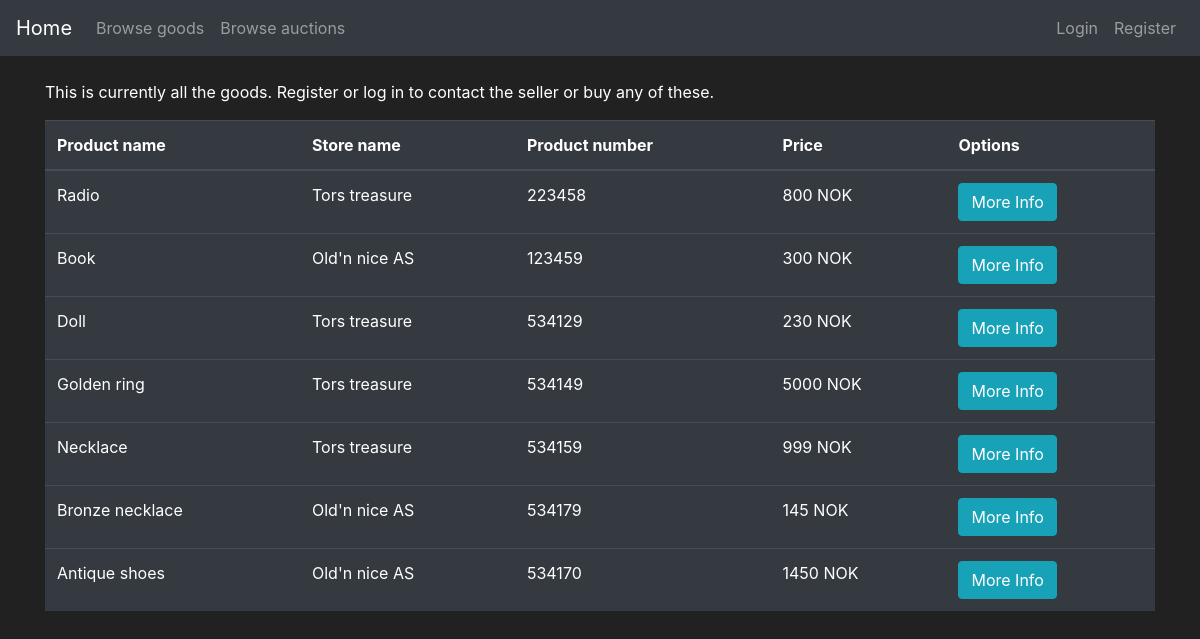
/store, run on an earlier commit of the app's database.
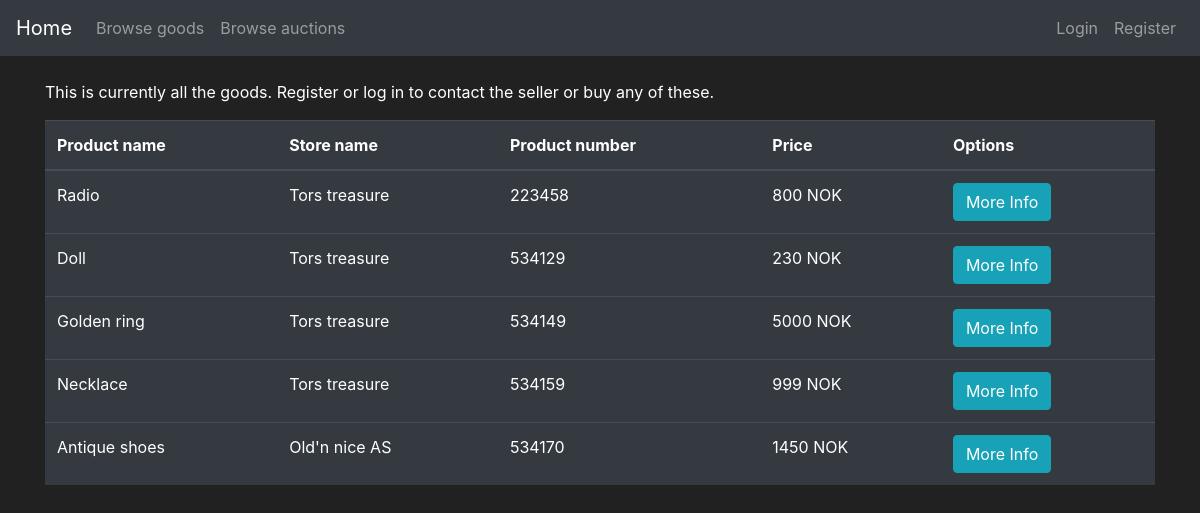
And on a later commit of the database.
### app_flask/models.py (models this page shows, shortened)
class Goods(db.Model):
    id = db.Column(db.Integer, primary_key=True)
    name = db.Column(db.String(30), nullable=False)
    description = db.Column(db.String(70), unique=False, nullable=False)
    price = db.Column(db.Integer, unique=False, nullable=False)
    product_number = db.Column(db.String(length=6), nullable=False, unique=True)
    goods_type = db.Column(db.Boolean(), nullable=False, default=False)
    date_created = db.Column(db.DateTime(), default=datetime.utcnow)
    user_owner = db.Column(db.Integer(), db.ForeignKey('user.id'))
    store_owner = db.Column(db.Integer(), db.ForeignKey('store.id'))

class Store(db.Model):
    id = db.Column(db.Integer(), primary_key=True)
    store_name = db.Column(db.String(length=30), nullable=False, unique=True)
    street_address = db.Column(db.String(length=40), nullable=False)
    street_number = db.Column(db.Integer(), nullable=False)
    postal_code = db.Column(db.Integer(), nullable=False)
    province = db.Column(db.String(length=50), nullable=False)
    store_email = db.Column(db.String(length=50), nullable=False, unique=True)
    store_phone = db.Column(db.Integer(), nullable=False)
    date_created = db.Column(db.DateTime(), default=datetime.utcnow)
    user_owner = db.Column(db.Integer(), db.ForeignKey('user.id'))
    goods = db.relationship('Goods', backref='owned_store', lazy=True)

### app_flask/main/routes.py (the view, shortened to what this page needs)
@bp.route("/store", methods=["POST", "GET"])
def store_page():
    buy_form = BuyGoodsForm(request.form, csrf_enabled=False)
    if buy_form.errors != {}:  # This happens if the users do somthing wrong when creating a user
        for err_message in buy_form.errors.values():
            flash(f"Error creating store: {err_message}")
    if request.method == "GET":
        items = db.session.query(Goods, Store).filter(and_(Store.id == Goods.store_owner, Goods.goods_type == 0)).all()
        return render_template("store.html", items=items, buy_form=buy_form)

### app_flask/templates/store.html (shortened to what this page needs)
{% extends 'base.html' %}
{% block content %}
<div class="container">
    <br>
    {% if current_user.is_authenticated and current_user.profile_type==1 %}
        <table class="table table-hover table-dark">
            <thead>
                <tr>
                    <th scope="col">Product name</th>
                    <th scope="col">Store owner</th>
                    <th scope="col">Product number</th>
                    <th scope="col">Price</th>
                    <th scope="col">Options</th>
                </tr>
            </thead>
            <tbody>
                {% for item, store in items %}
                {% include 'include/goods_modals.html' %}
                {% if store.user_owner==current_user.id %}
                <tr>
                    <td>{{item.name}}</td>
                    <td>{{store.store_name}}</td>
                    <td>{{item.product_number}}</td>
                    <td>{{item.price}} NOK</td>
                    <td>
                        <button class="btn btn-outline btn-info" data-toggle="modal" data-target="#Modal-MoreInfo-{{ item.id }}">More Info</button>
                    </td>
                </tr>
                {% else %}
                <tr>
                    <td>{{item.name}}</td>
                    <td>{{store.store_name}}</td>
                    <td>{{item.product_number}}</td>
                    <td>{{item.price}} NOK</td>
                    <td>
                        <button class="btn btn-outline btn-info" data-toggle="modal" data-target="#Modal-MoreInfo-{{ item.id }}">More Info</button>
                        <button class="btn btn-outline btn-success" data-toggle="modal" data-target="#Modal-PurchaseConfirm-{{ item.id }}" >Purchase</button>
                    </td>
                    <td> </td>
                </tr>
                {% endif %}
                {% endfor %}
            </tbody>
        </table>
    {% else%}
    <p>This is currently all the goods. Register or log in to contact the seller or buy any of these.</p>
        <table class="table table-hover table-dark">
            <thead>
                <tr>
                    <th scope="col">Product name</th>
                    <th scope="col">Store name</th>
                    <th scope="col">Product number</th>
                    <th scope="col">Price</th>
                    <th scope="col">Options</th>
                </tr>
            </thead>
            <tbody>
                {% for item, store in items %}
                <tr>
                    <td>{{item.name}}</td>
                    <td>{{store.store_name}}</td>
                    <td>{{item.product_number}}</td>
                    <td>{{item.price}} NOK</td>
                    <td><button class="btn btn-outline btn-info" data-toggle="modal" data-target="#Modal-MoreInfo-{{ item.id }}">More Info</button></td>
                </tr>
                {% endfor %}
            </tbody>
        </table>
    {% endif %}
</div>
{% endblock %}

What changed in the data, as far as the page shows it:
no longer on this page (row edited): Goods: name "Book", store_name "Old'n nice AS", product_number "123459", price "300"
no longer on this page (row edited): Goods: name "Bronze necklace", store_name "Old'n nice AS", product_number "534179", price "145"
